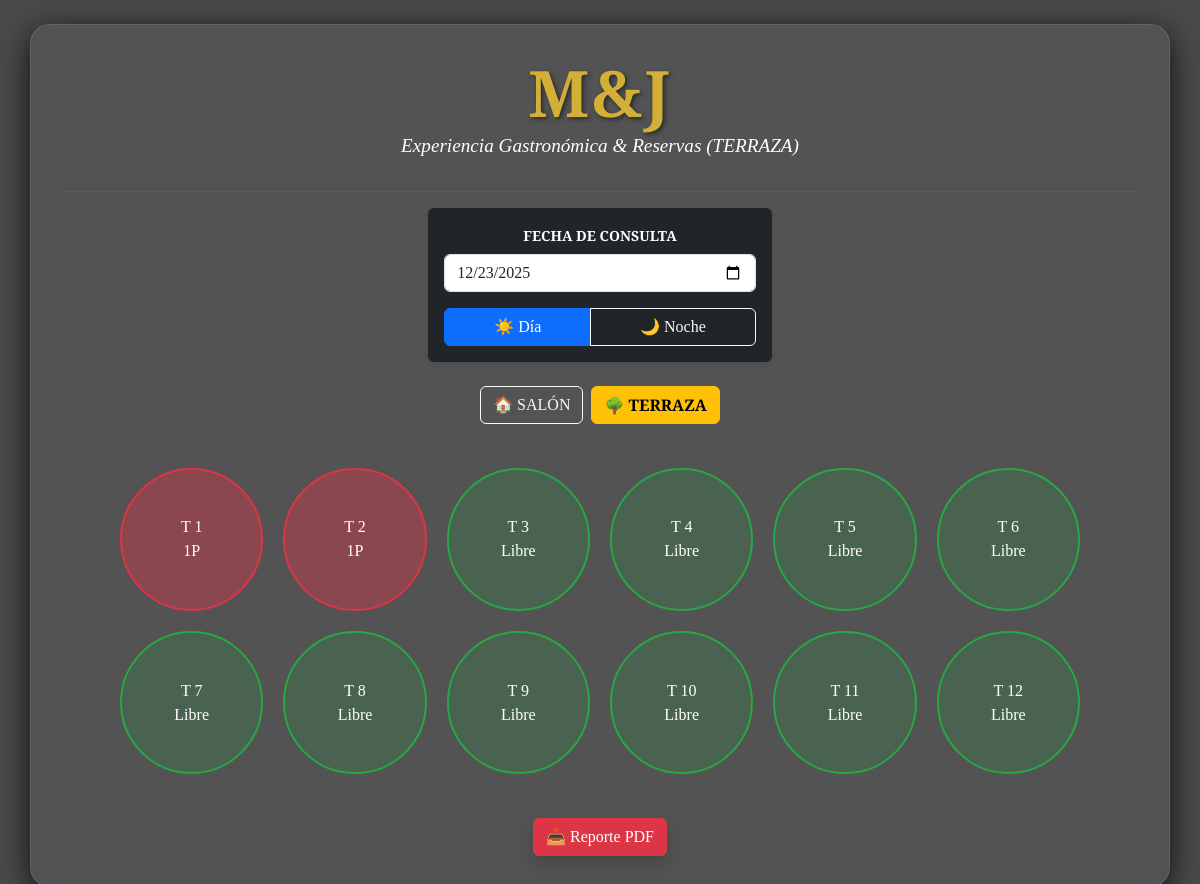
The app's page /terraza/?fecha=2025-12-23&turno=DIA with its own data.
### reservas/models.py (models this page shows, shortened)
class Reserva(models.Model):
    TURNOS = [
        ('DIA', 'Día'),
        ('NOCHE', 'Noche'),
    ]
    nombre = models.CharField(max_length=100)
    apellido = models.CharField(max_length=100)
    telefono = models.CharField(max_length=20)
    fecha = models.DateField()
    hora = models.TimeField()
    mesa = models.IntegerField()
    turno = models.CharField(max_length=5, choices=TURNOS)
    comentarios = models.TextField(null=True, blank=True)
    personas = models.IntegerField(default=1)

### reservas/views.py (the view)
# urls.py: path('terraza/', views.vista_terraza, name='terraza'),
def vista_terraza(request):
    fecha_str = request.GET.get('fecha', str(date.today()))
    turno = request.GET.get('turno', 'DIA')
    reservas_queryset = Reserva.objects.filter(fecha=fecha_str, turno=turno)
    mesas = []
    for i in range(1, 13):
        reserva_data = reservas_queryset.filter(mesa=i).first()
        es_conjunto = False
        if reserva_data:
            coincidencias = reservas_queryset.filter(
                nombre=reserva_data.nombre,
                apellido=reserva_data.apellido,
                hora=reserva_data.hora
            ).count()
            es_conjunto = coincidencias > 1
        mesas.append({
            'numero': i,
            'ocupada': reserva_data is not None,
            'detalle': reserva_data,
            'es_conjunto': es_conjunto
        })
    return render(request, 'terraza.html', {
        'mesas': mesas,
        'fecha_actual': fecha_str,
        'turno_actual': turno
    })

### reservas/templates/terraza.html (shortened to what this page needs)
{% load static %}
<!DOCTYPE html>
<html lang="es">
<head>
    <link href="https://cdn.jsdelivr.net/npm/bootstrap@5.3.0/dist/css/bootstrap.min.css" rel="stylesheet">
    <link rel="stylesheet" href="{% static 'css/estilos.css' %}">
</head>
<body class="bg-light">
    <div id="contenedor-todo" class="container text-center mt-4">
        <h1 class="brand-title">M&J</h1>
        <p class="brand-subtitle">Experiencia Gastronómica & Reservas (TERRAZA)</p>
        <hr class="border-secondary opacity-25">
        <div class="row justify-content-center mb-4">
            <div class="col-md-6 col-lg-4">
                <form method="GET" id="form-filtros" class="bg-dark p-3 rounded shadow-sm">
                    <label class="form-label fw-bold text-white small">FECHA DE CONSULTA</label>
                    <input type="date" name="fecha" id="fecha_filtro" class="form-control mb-3" value="{{ fecha_actual }}" onchange="this.form.submit()">
                    <div class="btn-group w-100">
                        <button type="button"
                            hx-get="?fecha={{ fecha_actual }}&turno=DIA"
                            hx-target="#contenedor-todo"
                            hx-select="#contenedor-todo"
                            hx-swap="outerHTML"
                            hx-push-url="true"
                            class="btn btn-{% if turno_actual == 'DIA' %}primary{% else %}outline-light{% endif %}">☀️ Día</button>
                        <button type="button"
                            hx-get="?fecha={{ fecha_actual }}&turno=NOCHE"
                            hx-target="#contenedor-todo"
                            hx-select="#contenedor-todo"
                            hx-swap="outerHTML"
                            hx-push-url="true"
                            class="btn btn-{% if turno_actual == 'NOCHE' %}primary{% else %}outline-light{% endif %}">🌙 Noche</button>
                    </div>
                </form>
            </div>
        </div>
        <div class="d-flex justify-content-center gap-2 mb-4">
            <a href="/?fecha={{ fecha_actual }}&turno={{ turno_actual }}" class="btn btn-outline-light">🏠 SALÓN</a>
            <a href="/terraza/?fecha={{ fecha_actual }}&turno={{ turno_actual }}" class="btn btn-warning fw-bold">🌳 TERRAZA</a>
        </div>
        <div class="restaurante-mapa">
            {% for mesa in mesas %}
                {% if mesa.ocupada %}
                    <div class="mesa-container mesa-ocupada {% if mesa.es_conjunto %}mesa-en-conjunto{% endif %}"
                         data-id="{{ mesa.detalle.id }}"
                         data-nombre="{{ mesa.detalle.nombre }}"
                         data-apellido="{{ mesa.detalle.apellido }}"
                         data-tel="{{ mesa.detalle.telefono }}"
                         data-hora="{{ mesa.detalle.hora|time:'H:i' }}"
                         data-coment="{{ mesa.detalle.comentarios|escapejs }}"
                         data-pax="{{ mesa.detalle.personas }}"
                         onclick="verDetalle(this)">
                {% else %}
                    <div class="mesa-container mesa-libre" id="mesa-{{ mesa.numero }}" onclick="toggleMesa('{{ mesa.numero }}')">
                {% endif %}
                    <span class="mesa-numero">T {{ mesa.numero }}</span>
                    <span class="mesa-estado">{% if mesa.ocupada %}{{ mesa.detalle.personas }}P {% if mesa.es_conjunto %}(G){% endif %}{% else %}Libre{% endif %}</span>
                </div>
            {% endfor %}
        </div>
        <div class="mt-4">
            <a href="{% url 'exportar_pdf' %}?fecha={{ fecha_actual }}&turno={{ turno_actual }}" class="btn btn-danger shadow">📥 Reporte PDF</a>
        </div>
    </div>
</body>
</html>

### reservas/static/css/estilos.css (style rules this page uses)
body { background: linear-gradient(rgba(0, 0, 0, 0.7), rgba(0, 0, 0, 0.7)), url('https://images.unsplash.com/photo-1514362545857-3bc16c4c7d1b?q=80&w=2070&auto=format&fit=crop') no-repeat center center fixed; background-size: cover; font-family: 'Playfair Display', serif; color: #000000; }
.brand-title { font-size: 4rem; font-weight: 700; color: #d4af37; text-shadow: 2px 2px 4px rgba(0,0,0,0.5); margin-bottom: 0; letter-spacing: 2px; }
.brand-subtitle { color: #ffffff; font-style: italic; font-size: 1.2rem; margin-bottom: 30px; }
.container { background: rgba(255, 255, 255, 0.05); backdrop-filter: blur(10px); border-radius: 20px; padding: 30px; border: 1px solid rgba(255, 255, 255, 0.1); box-shadow: 0 8px 32px 0 rgba(0, 0, 0, 0.8); }
.mesa-container { border-radius: 12px; transition: transform 0.3s ease, box-shadow 0.3s ease; border: 2px solid rgba(255,255,255,0.1); }
.mesa-libre { background: rgba(40, 167, 69, 0.2) !important; border-color: #28a745; color: #fff; }
.mesa-ocupada { background: rgba(220, 53, 69, 0.4) !important; border-color: #dc3545; color: #fff; }
.restaurante-mapa { display: grid; grid-template-columns: repeat(auto-fit, minmax(140px, 1fr)); gap: 20px; padding: 20px; max-width: 1000px; margin: 0 auto; }
.mesa-container { aspect-ratio: 1 / 1; display: flex; flex-direction: column; justify-content: center; align-items: center; border-radius: 50%; cursor: pointer; transition: all 0.3s ease; user-select: none; }

### records on screen
Reserva: numero "1", detalle.personas "1"
Reserva: numero "2", detalle.personas "1"

### other values on screen
{{ mesa.numero }} "3" "4" "5" "6" "7" "8" "9" "10" "11" "12"
